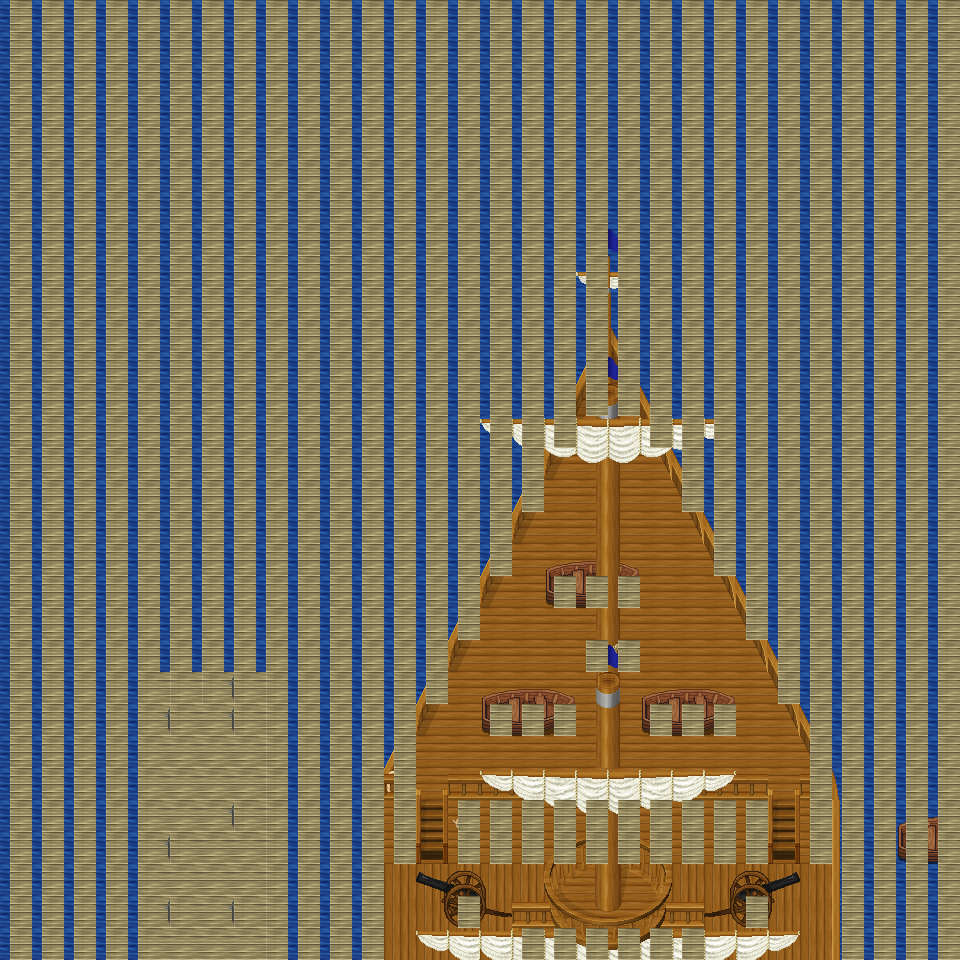

Rendered tile map (Tiled .tmx) drawn with the repository's tilesets; below, a short description and the map source with its tile grids summarised:
An orthogonal 30x30 tile map with 32x32 px tiles, 6 tile layers (Ground, Object, Object2, Above, ...), 10 tilesets and 3 objects (3x mapExit).

<map version="1.0" orientation="orthogonal" renderorder="right-down" width="30" height="30" tilewidth="32" tileheight="32" nextobjectid="4">
  <tileset firstgid="1" name="tileset_object_boardwalk" tilewidth="32" tileheight="32" tilecount="36" columns="6">
    <image source="../drawable/tileset_object_boardwalk.png" width="192" height="192" />
  </tileset>
  <tileset firstgid="37" name="tileset_item_weapon_cannon" tilewidth="32" tileheight="32" tilecount="12" columns="3">
    <image source="../drawable/tileset_item_weapon_cannon.png" width="96" height="128" />
  </tileset>
  <tileset firstgid="49" name="tileset_logic_collision" tilewidth="32" tileheight="32" tilecount="1" columns="1">
    <image source="../drawable/tileset_logic_collision.png" width="32" height="32" />
  </tileset>
  <tileset firstgid="50" name="tileset_item_banners_flag" tilewidth="32" tileheight="32" tilecount="12" columns="3">
    <image source="../drawable/tileset_item_banners_flag.png" width="96" height="128" />
  </tileset>
  <tileset firstgid="62" name="tileset_item_flagpole" tilewidth="32" tileheight="32" tilecount="3" columns="1">
    <image source="../drawable/tileset_item_flagpole.png" width="32" height="96" />
  </tileset>
  <tileset firstgid="65" name="tileset_ground_ground" tilewidth="32" tileheight="32" tilecount="33" columns="3">
    <image source="../drawable/tileset_ground_ground.png" width="96" height="352" />
  </tileset>
  <tileset firstgid="98" name="tileset_item_ropes" tilewidth="32" tileheight="32" tilecount="4" columns="2">
    <image source="../drawable/tileset_item_ropes.png" width="64" height="64" />
  </tileset>
  <tileset firstgid="102" name="tileset_object_row_boat" tilewidth="32" tileheight="32" tilecount="30" columns="6">
    <image source="../drawable/tileset_object_row_boat.png" width="192" height="160" />
  </tileset>
  <tileset firstgid="132" name="tileset_object_ship" tilewidth="32" tileheight="32" tilecount="368" columns="16">
    <image source="../drawable/tileset_object_ship.png" width="512" height="736" />
  </tileset>
  <tileset firstgid="500" name="tileset_building_stairs_wooden_ns" tilewidth="32" tileheight="32" tilecount="105" columns="7">
    <image source="../drawable/tileset_building_stairs_wooden_ns.png" width="224" height="480" />
  </tileset>
  <layer name="Ground" width="30" height="30">
    <data>[900 cells, 900 non-empty, 3 distinct tile ids]</data>
  </layer>
  <layer name="Object" width="30" height="30">
    <data>[900 cells, 232 non-empty, 39 distinct tile ids]</data>
  </layer>
  <layer name="Object2" width="30" height="30">
    <data>[900 cells, 38 non-empty, 16 distinct tile ids]</data>
  </layer>
  <layer name="Above" width="30" height="30">
    <data>[900 cells, 61 non-empty, 24 distinct tile ids]</data>
  </layer>
  <layer name="Above2" width="30" height="30">
    <data>[900 cells, 60 non-empty, 36 distinct tile ids]</data>
  </layer>
  <layer name="Walkable" width="30" height="30">
    <data>[900 cells, 761 non-empty, 1 distinct tile ids]</data>
  </layer>
  <objectgroup name="MapEvents">
    <object id="1" name="south" type="mapExit" x="160" y="928" width="96" height="32">
      <properties>
        <property name="map" value="level_0_x256_y45" />
        <property name="x" value="5" />
        <property name="y" value="1" />
      </properties>
    </object>
    <object id="2" name="south2" type="mapExit" x="384" y="928" width="128" height="32">
      <properties>
        <property name="map" value="level_0_x256_y45" />
        <property name="x" value="12" />
        <property name="y" value="1" />
      </properties>
    </object>
    <object id="3" name="south3" type="mapExit" x="704" y="928" width="128" height="32">
      <properties>
        <property name="map" value="level_0_x256_y45" />
        <property name="x" value="22" />
        <property name="y" value="1" />
      </properties>
    </object>
  </objectgroup>
</map>
